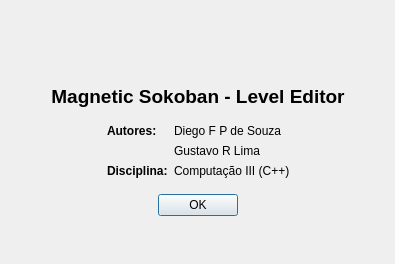
<?xml version="1.0" encoding="UTF-8"?>
<ui version="4.0">
 <class>AboutDialog</class>
 <widget class="QDialog" name="AboutDialog">
  <property name="geometry">
   <rect>
    <x>0</x>
    <y>0</y>
    <width>395</width>
    <height>264</height>
   </rect>
  </property>
  <property name="sizePolicy">
   <sizepolicy hsizetype="Preferred" vsizetype="Preferred">
    <horstretch>0</horstretch>
    <verstretch>0</verstretch>
   </sizepolicy>
  </property>
  <property name="windowTitle">
   <string>About</string>
  </property>
  <property name="windowIcon">
   <iconset resource="resources.qrc">
    <normaloff>:/icons/document-properties.svg</normaloff>:/icons/document-properties.svg</iconset>
  </property>
  <layout class="QGridLayout" name="gridLayout_2">
   <item row="0" column="0">
    <spacer name="horizontalSpacer_5">
     <property name="orientation">
      <enum>Qt::Horizontal</enum>
     </property>
     <property name="sizeHint" stdset="0">
      <size>
       <width>11</width>
       <height>58</height>
      </size>
     </property>
    </spacer>
   </item>
   <item row="0" column="1" colspan="3">
    <layout class="QHBoxLayout" name="horizontalLayout">
     <item>
      <spacer name="horizontalSpacer">
       <property name="orientation">
        <enum>Qt::Horizontal</enum>
       </property>
       <property name="sizeHint" stdset="0">
        <size>
         <width>40</width>
         <height>20</height>
        </size>
       </property>
      </spacer>
     </item>
     <item>
      <widget class="QLabel" name="label_2">
       <property name="text">
        <string/>
       </property>
       <property name="pixmap">
        <pixmap resource="resources.qrc">:/icons/treasure-map-icon.png</pixmap>
       </property>
      </widget>
     </item>
     <item>
      <spacer name="horizontalSpacer_2">
       <property name="orientation">
        <enum>Qt::Horizontal</enum>
       </property>
       <property name="sizeHint" stdset="0">
        <size>
         <width>40</width>
         <height>20</height>
        </size>
       </property>
      </spacer>
     </item>
    </layout>
   </item>
   <item row="0" column="4">
    <spacer name="horizontalSpacer_6">
     <property name="orientation">
      <enum>Qt::Horizontal</enum>
     </property>
     <property name="sizeHint" stdset="0">
      <size>
       <width>11</width>
       <height>68</height>
      </size>
     </property>
    </spacer>
   </item>
   <item row="1" column="1" colspan="3">
    <widget class="QLabel" name="label">
     <property name="font">
      <font>
       <pointsize>14</pointsize>
       <weight>75</weight>
       <bold>true</bold>
      </font>
     </property>
     <property name="layoutDirection">
      <enum>Qt::LeftToRight</enum>
     </property>
     <property name="text">
      <string>Magnetic Sokoban - Level Editor</string>
     </property>
     <property name="alignment">
      <set>Qt::AlignCenter</set>
     </property>
    </widget>
   </item>
   <item row="2" column="1">
    <spacer name="verticalSpacer">
     <property name="orientation">
      <enum>Qt::Vertical</enum>
     </property>
     <property name="sizeType">
      <enum>QSizePolicy::Fixed</enum>
     </property>
     <property name="sizeHint" stdset="0">
      <size>
       <width>20</width>
       <height>10</height>
      </size>
     </property>
    </spacer>
   </item>
   <item row="3" column="1">
    <spacer name="horizontalSpacer_3">
     <property name="orientation">
      <enum>Qt::Horizontal</enum>
     </property>
     <property name="sizeHint" stdset="0">
      <size>
       <width>58</width>
       <height>53</height>
      </size>
     </property>
    </spacer>
   </item>
   <item row="3" column="2">
    <layout class="QGridLayout" name="gridLayout">
     <item row="0" column="0">
      <widget class="QLabel" name="label_3">
       <property name="font">
        <font>
         <weight>75</weight>
         <bold>true</bold>
        </font>
       </property>
       <property name="text">
        <string>Autores:</string>
       </property>
      </widget>
     </item>
     <item row="0" column="1">
      <widget class="QLabel" name="label_4">
       <property name="text">
        <string>Diego F P de Souza</string>
       </property>
      </widget>
     </item>
     <item row="1" column="1">
      <widget class="QLabel" name="label_5">
       <property name="text">
        <string>Gustavo R Lima</string>
       </property>
      </widget>
     </item>
     <item row="2" column="0">
      <widget class="QLabel" name="label_7">
       <property name="font">
        <font>
         <weight>75</weight>
         <bold>true</bold>
        </font>
       </property>
       <property name="text">
        <string>Disciplina:</string>
       </property>
      </widget>
     </item>
     <item row="2" column="1">
      <widget class="QLabel" name="label_6">
       <property name="text">
        <string>Computação III (C++)</string>
       </property>
      </widget>
     </item>
    </layout>
   </item>
   <item row="3" column="3">
    <spacer name="horizontalSpacer_4">
     <property name="orientation">
      <enum>Qt::Horizontal</enum>
     </property>
     <property name="sizeHint" stdset="0">
      <size>
       <width>57</width>
       <height>53</height>
      </size>
     </property>
    </spacer>
   </item>
   <item row="4" column="1">
    <spacer name="verticalSpacer_3">
     <property name="orientation">
      <enum>Qt::Vertical</enum>
     </property>
     <property name="sizeType">
      <enum>QSizePolicy::Fixed</enum>
     </property>
     <property name="sizeHint" stdset="0">
      <size>
       <width>20</width>
       <height>10</height>
      </size>
     </property>
    </spacer>
   </item>
   <item row="5" column="1" colspan="3">
    <layout class="QHBoxLayout" name="horizontalLayout_2">
     <item>
      <spacer name="horizontalSpacer_7">
       <property name="orientation">
        <enum>Qt::Horizontal</enum>
       </property>
       <property name="sizeHint" stdset="0">
        <size>
         <width>40</width>
         <height>20</height>
        </size>
       </property>
      </spacer>
     </item>
     <item>
      <widget class="QDialogButtonBox" name="buttonBox">
       <property name="autoFillBackground">
        <bool>false</bool>
       </property>
       <property name="orientation">
        <enum>Qt::Vertical</enum>
       </property>
       <property name="standardButtons">
        <set>QDialogButtonBox::Ok</set>
       </property>
      </widget>
     </item>
     <item>
      <spacer name="horizontalSpacer_8">
       <property name="orientation">
        <enum>Qt::Horizontal</enum>
       </property>
       <property name="sizeHint" stdset="0">
        <size>
         <width>40</width>
         <height>20</height>
        </size>
       </property>
      </spacer>
     </item>
    </layout>
   </item>
  </layout>
 </widget>
 <resources>
  <include location="resources.qrc"/>
 </resources>
 <connections>
  <connection>
   <sender>buttonBox</sender>
   <signal>accepted()</signal>
   <receiver>AboutDialog</receiver>
   <slot>accept()</slot>
   <hints>
    <hint type="sourcelabel">
     <x>248</x>
     <y>254</y>
    </hint>
    <hint type="destinationlabel">
     <x>157</x>
     <y>274</y>
    </hint>
   </hints>
  </connection>
  <connection>
   <sender>buttonBox</sender>
   <signal>rejected()</signal>
   <receiver>AboutDialog</receiver>
   <slot>reject()</slot>
   <hints>
    <hint type="sourcelabel">
     <x>316</x>
     <y>260</y>
    </hint>
    <hint type="destinationlabel">
     <x>286</x>
     <y>274</y>
    </hint>
   </hints>
  </connection>
 </connections>
</ui>
